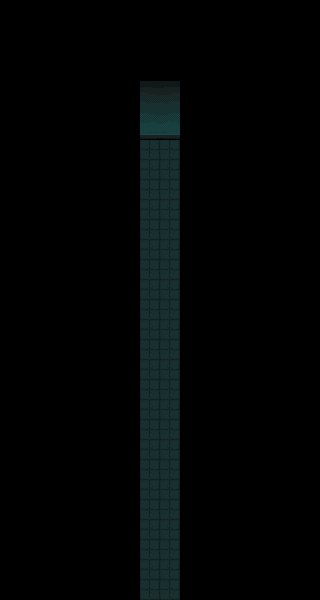

Tiled map render using the project's own tile images. Description and the whole map definition, tile-layer contents included, below:
An orthogonal 16x30 tile map with 20x20 px tiles, 2 tile layers (Tile Layer 1, Tile Layer 2) and 6 objects (monitor, amalgam, scene).

<map version="1.4" tiledversion="1.4.3" orientation="orthogonal" renderorder="right-down" width="16" height="30" tilewidth="20" tileheight="20" infinite="0" nextlayerid="7" nextobjectid="357">
 <editorsettings>
  <export target="tiledata.lua" format="lua" />
 </editorsettings>
 <tileset firstgid="1" source="../../Tilesets/lab1.tsx" />
 <layer id="1" name="Tile Layer 1" width="16" height="30">
  <data encoding="csv">
1,1,1,1,1,1,1,1,1,1,1,1,1,1,1,1,
1,1,1,1,1,1,1,1,1,1,1,1,1,1,1,1,
1,1,1,1,1,1,1,1,1,1,1,1,1,1,1,1,
1,1,1,1,1,1,1,1,1,1,1,1,1,1,1,1,
1,1,1,1,1,1,1,12,9,1,1,1,1,1,1,1,
1,1,1,1,1,1,1,19,16,1,1,1,1,1,1,1,
1,1,1,1,1,1,1,26,23,1,1,1,1,1,1,1,
1,1,1,1,1,1,1,2,2,1,1,1,1,1,1,1,
1,1,1,1,1,1,1,2,2,1,1,1,1,1,1,1,
1,1,1,1,1,1,1,2,2,1,1,1,1,1,1,1,
1,1,1,1,1,1,1,2,2,1,1,1,1,1,1,1,
1,1,1,1,1,1,1,2,2,1,1,1,1,1,1,1,
1,1,1,1,1,1,1,2,2,1,1,1,1,1,1,1,
1,1,1,1,1,1,1,2,2,1,1,1,1,1,1,1,
1,1,1,1,1,1,1,2,2,1,1,1,1,1,1,1,
1,1,1,1,1,1,1,2,2,1,1,1,1,1,1,1,
1,1,1,1,1,1,1,2,2,1,1,1,1,1,1,1,
1,1,1,1,1,1,1,2,2,1,1,1,1,1,1,1,
1,1,1,1,1,1,1,2,2,1,1,1,1,1,1,1,
1,1,1,1,1,1,1,2,2,1,1,1,1,1,1,1,
1,1,1,1,1,1,1,2,2,1,1,1,1,1,1,1,
1,1,1,1,1,1,1,2,2,1,1,1,1,1,1,1,
1,1,1,1,1,1,1,2,2,1,1,1,1,1,1,1,
1,1,1,1,1,1,1,2,2,1,1,1,1,1,1,1,
1,1,1,1,1,1,1,2,2,1,1,1,1,1,1,1,
1,1,1,1,1,1,1,2,2,1,1,1,1,1,1,1,
1,1,1,1,1,1,1,2,2,1,1,1,1,1,1,1,
1,1,1,1,1,1,1,2,2,1,1,1,1,1,1,1,
1,1,1,1,1,1,1,2,2,1,1,1,1,1,1,1,
1,1,1,1,1,1,1,2,2,1,1,1,1,1,1,1
</data>
 </layer>
 <layer id="2" name="Tile Layer 2" width="16" height="30">
  <data encoding="csv">
0,0,0,0,0,0,0,0,0,0,0,0,0,0,0,0,
0,0,0,0,0,0,0,0,0,0,0,0,0,0,0,0,
0,0,0,0,0,0,0,0,0,0,0,0,0,0,0,0,
0,0,0,0,0,0,0,0,0,0,0,0,0,0,0,0,
0,0,0,0,0,0,0,0,0,0,0,0,0,0,0,0,
0,0,0,0,0,0,0,0,0,0,0,0,0,0,0,0,
0,0,0,0,0,0,0,0,0,0,0,0,0,0,0,0,
0,0,0,0,0,0,0,0,0,0,0,0,0,0,0,0,
0,0,0,0,0,0,0,0,0,0,0,0,0,0,0,0,
0,0,0,0,0,0,0,0,0,0,0,0,0,0,0,0,
0,0,0,0,0,0,0,0,0,0,0,0,0,0,0,0,
0,0,0,0,0,0,0,0,0,0,0,0,0,0,0,0,
0,0,0,0,0,0,0,0,0,0,0,0,0,0,0,0,
0,0,0,0,0,0,0,0,0,0,0,0,0,0,0,0,
0,0,0,0,0,0,0,0,0,0,0,0,0,0,0,0,
0,0,0,0,0,0,0,0,0,0,0,0,0,0,0,0,
0,0,0,0,0,0,0,0,0,0,0,0,0,0,0,0,
0,0,0,0,0,0,0,0,0,0,0,0,0,0,0,0,
0,0,0,0,0,0,0,0,0,0,0,0,0,0,0,0,
0,0,0,0,0,0,0,0,0,0,0,0,0,0,0,0,
0,0,0,0,0,0,0,0,0,0,0,0,0,0,0,0,
0,0,0,0,0,0,0,0,0,0,0,0,0,0,0,0,
0,0,0,0,0,0,0,0,0,0,0,0,0,0,0,0,
0,0,0,0,0,0,0,0,0,0,0,0,0,0,0,0,
0,0,0,0,0,0,0,0,0,0,0,0,0,0,0,0,
0,0,0,0,0,0,0,0,0,0,0,0,0,0,0,0,
0,0,0,0,0,0,0,0,0,0,0,0,0,0,0,0,
0,0,0,0,0,0,0,0,0,0,0,0,0,0,0,0,
0,0,0,0,0,0,0,0,0,0,0,0,0,0,0,0,
0,0,0,0,0,0,0,0,0,0,0,0,0,0,0,0
</data>
 </layer>
 <objectgroup id="4" name="collision">
  <object id="349" x="140" y="120" width="40" height="20" />
  <object id="354" x="180" y="140" width="20" height="460" />
  <object id="355" x="120" y="140" width="20" height="460" />
 </objectgroup>
 <objectgroup id="5" name="events">
  <object id="350" name="monitor" x="143" y="99" width="34" height="24">
   <properties>
    <property name="pages" type="int" value="5" />
    <property name="text1" value="ENTRY NUMBER 8" />
    <property name="text2" value="luigi has gone crazy." />
    <property name="text3" value="he seems very distressed and keeps talking about a &quot;red brother&quot;..." />
    <property name="text4" value="i don't know what to say to him." />
    <property name="text5" value="luigi doesn't have a brother." />
   </properties>
  </object>
  <object id="352" name="amalgam" x="148" y="220" width="23" height="36" />
  <object id="356" name="scene" x="140" y="200" width="40" height="20">
   <properties>
    <property name="dont_remove" type="bool" value="true" />
    <property name="name" value="amalgam_form" />
   </properties>
  </object>
 </objectgroup>
</map>
